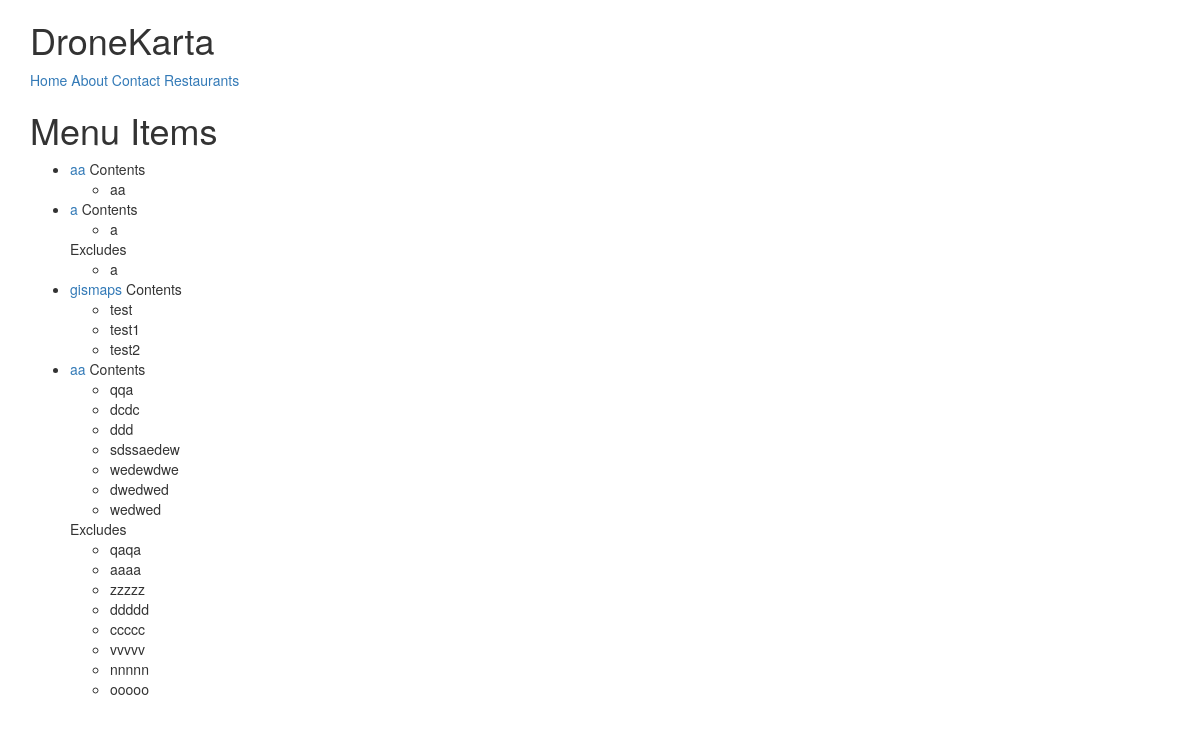
The app's page /items/ (signed in) with its own data.
### menus/models.py (models this page shows)
class Item(models.Model):
    user = models.ForeignKey(settings.AUTH_USER_MODEL)
    restaurant = models.ForeignKey(RestaurantLocation)
    name = models.CharField(max_length=120)
    contents = models.TextField(help_text='Separate items by comma')
    excludes = models.TextField(blank=True, null=True , help_text='Separate items by comma')
    public = models.BooleanField(default=True)
    timestamp = models.DateTimeField(auto_now_add=True)
    updated = models.DateTimeField(auto_now=True)
    class Meta:
        ordering = ['-updated', '-timestamp']
    def get_contents(self):
        return self.contents.split(',')
    def get_excludes(self):
        return self.excludes.split(',')
    def get_absolute_url(self):
        return reverse('menus:detail', kwargs={'pk': self.pk})

### menus/views.py (the view)
class ItemListView(ListView):
    def get_queryset(self):
        return Item.objects.filter(user=self.request.user)

### menus/templates/menus/item_list.html (shortened to what this page needs)
{% extends 'base.html' %}
{% block content %}
<h1>Menu Items</h1>
<ul>
    {% for obj in object_list %}
    <li><a href='{{ obj.get_absolute_url }}'>{{ obj.name }}</a>
        {% if obj.contents %}
        Contents
        <ul>
            {% for item in obj.get_contents %}
            <li>{{ item }}</li>
            {% endfor %}
        </ul>
        {% endif %}
        {% if obj.excludes %}
        Excludes
        <ul>
            {% for item in obj.get_excludes %}
            <li>{{ item }}</li>
            {% endfor %}
        </ul>
        {% endif %}
    </li>
    {% endfor %}
</ul>
{% endblock content %}

### records on screen
Item: name "aa", get_contents "aa"
Item: name "a", get_contents "a", get_excludes "a"
Item: name "gismaps", get_contents "test" "test1" "test2"
Item: name "aa", get_contents "qqa" "dcdc" "ddd" "sdssaedew" "wedewdwe" "dwedwed" "wedwed", get_excludes "qaqa" "aaaa" "zzzzz" "ddddd" "ccccc" "vvvvv" "nnnnn" "ooooo"
